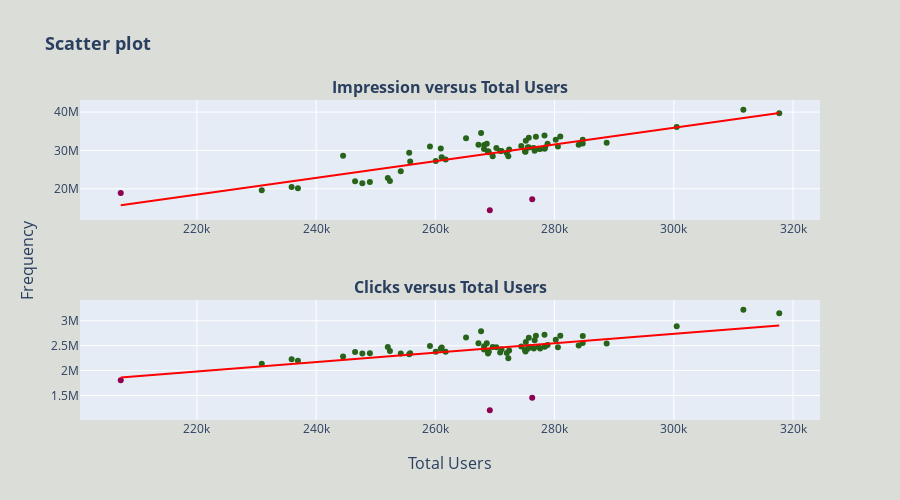

The notebook cell saved with this chart:
### Markdown cell above
## Hypothesis

### Code cell
#Impression and clicks are correlated with total users

fig = make_subplots(rows=2, cols=1, y_title = "Frequency", x_title = "Total Users", subplot_titles=("<b>Impression versus Total Users<b>", "<b>Clicks versus Total Users<b>"))
fig.update_layout(title = "<b>Scatter plot<b>",height = 500, showlegend=False, paper_bgcolor = '#DADDD8', titlefont = {'size':18})

color = [
    -1 if v < 19000000 else 1 
    for v in df.impression
]

colorscale = [[0.0, 'red'], [0.5, 'green'], [1.0, 'blue']]

fig1 = px.scatter(df, x='total_users', y='impression', labels = {"total_users" : '<b>Total Users<b>', "impression" : '<b>Impression<b>'}, title = "<b>Impressions versus total number of users<b>",
          trendline = 'ols', trendline_color_override='red',  hover_data = ['date'], color = color, color_continuous_scale = colorscale)

points = fig1.data[0]
trendline = fig1.data[1]
fig.add_trace(points, row=1, col=1)
fig.add_trace(trendline, row=1, col=1)


fig2 = px.scatter(df, x='total_users', y='click', labels = {"total_users" : '<b>Total Users<b>', "click" : '<b>Total Clicks<b>'}, title = "<b>Impressions versus total number of users<b>",
          trendline = 'ols', trendline_color_override='red',  hover_data = ['date'], color = color, color_continuous_scale = colorscale)

points = fig2.data[0]
trendline = fig2.data[1]
fig.add_trace(points, row=2, col=1)
fig.add_trace(trendline, row=2, col=1)

fig.update(layout_coloraxis_showscale=False)
